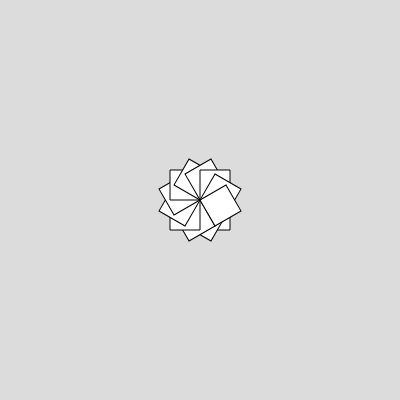
Frame 1 (no input)
Frame 60 (no input): identical to frame 1, image omitted
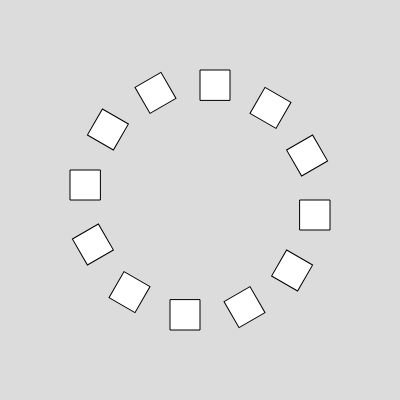
Frame 120 (the mouse pressed at the canvas centre since frame 60)

The p5.js sketch that drew these frames (run headless with seeded random() and noise() and a simulated clock; from frame 60 on, the mouse is pressed at the canvas centre):

// p5.js sketch
// ── sketch.js
function setup() {
  createCanvas(400, 400);
  angleMode(DEGREES);
}

function draw() {
  background(220);

  // x will work as radial distance
  // from the center of the canvas
  let x = map(mouseX, 0, width, 0, 200);

  for (let angle = 0; angle < 360; angle += 30) {
    push();
    translate(width / 2, height / 2);
    rotate(angle);
    rect(x, 0, 30, 30);
    pop();
  }
}
